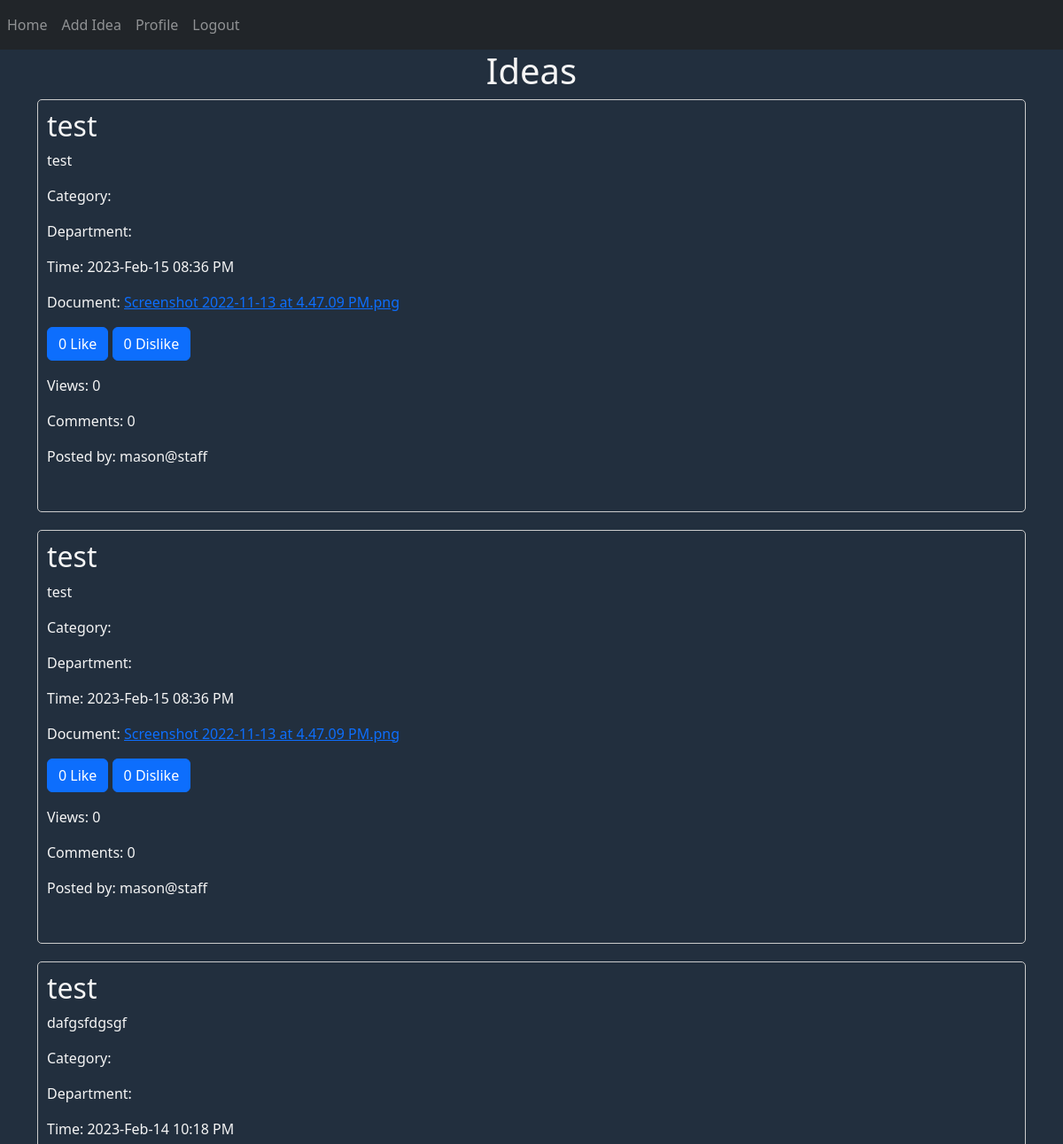
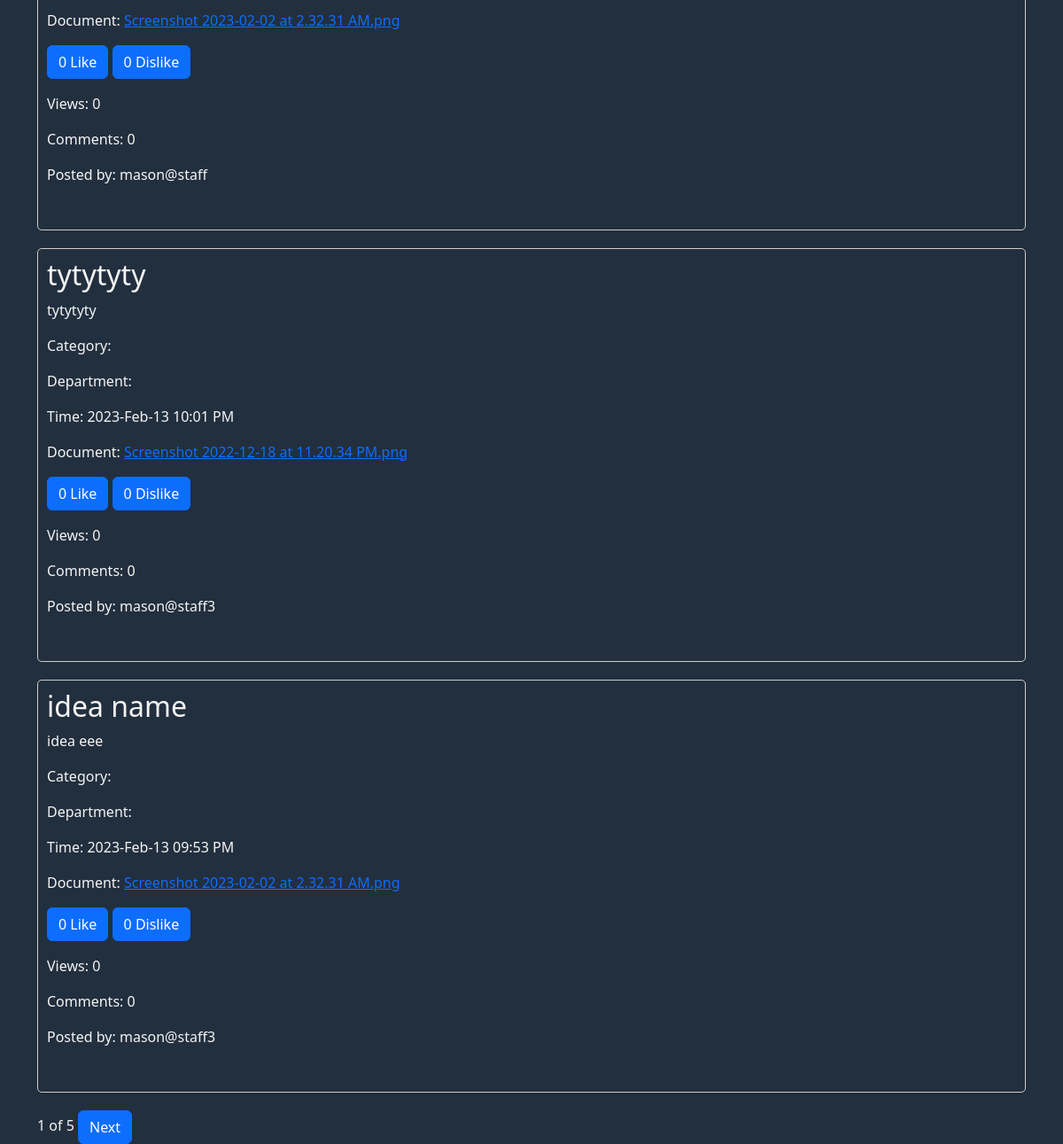
Page / (signed in) on the earlier database version (2 pictures, top to bottom).
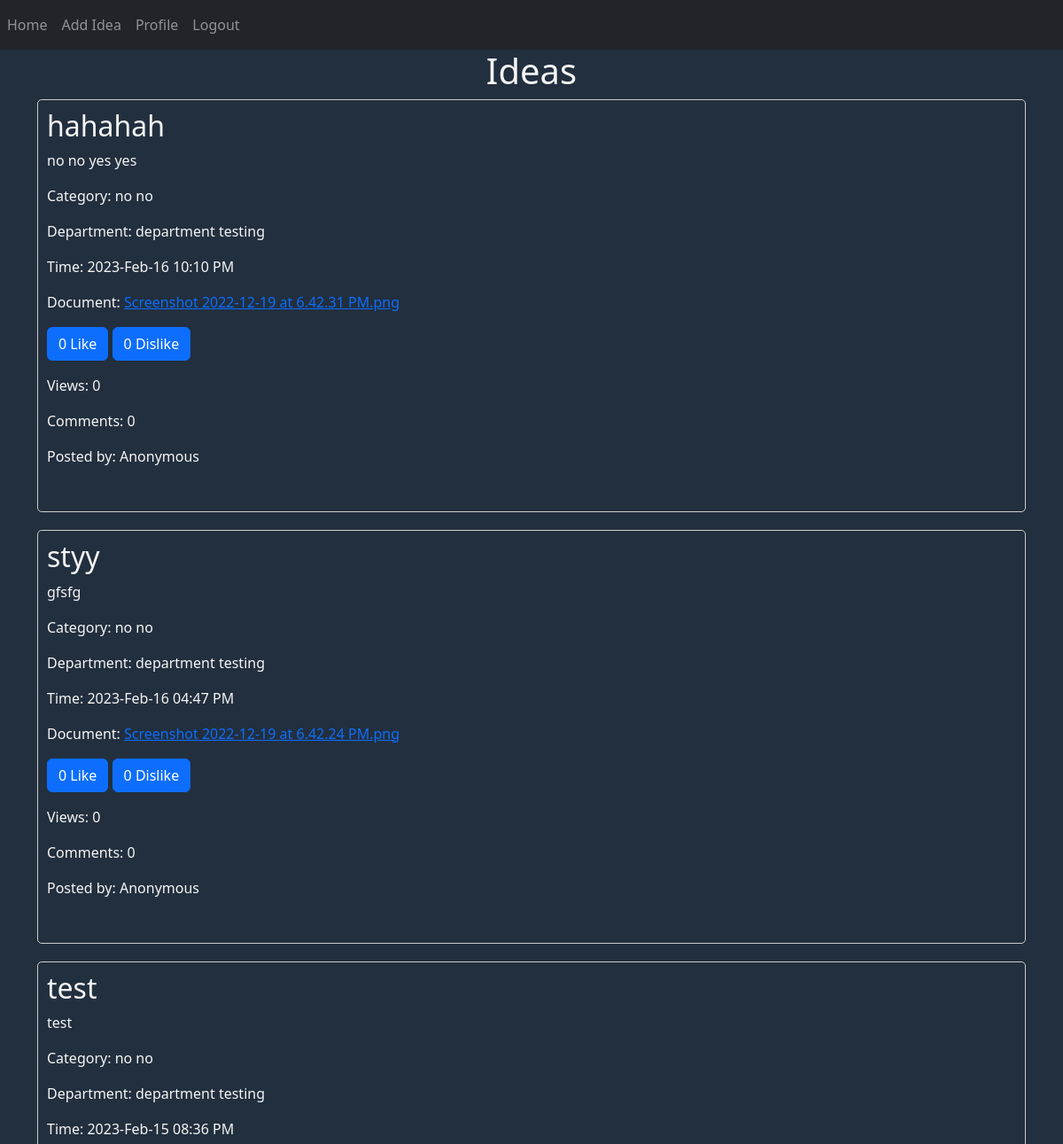
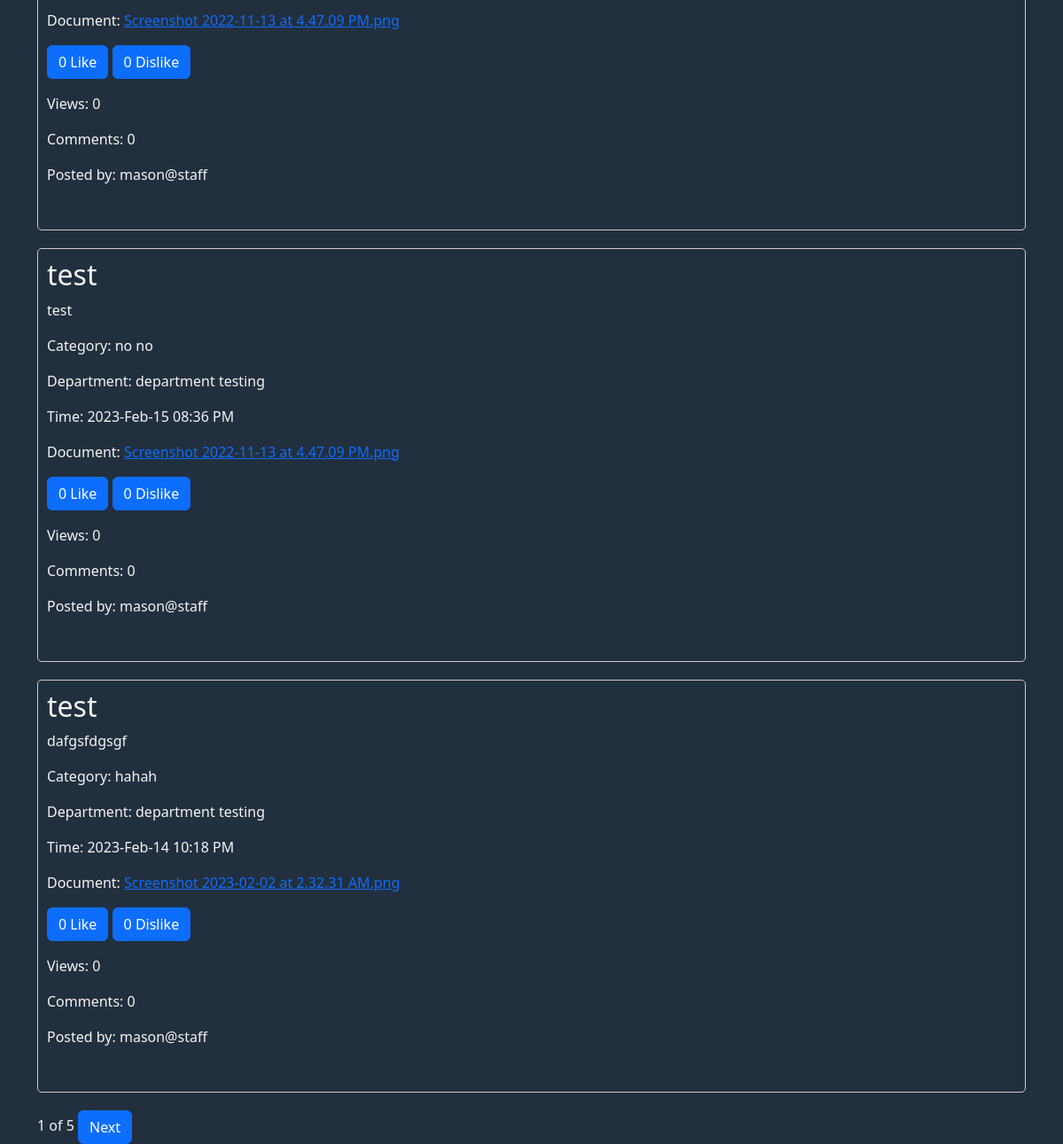
Same page on the later database version (2 pictures, top to bottom).
### website/models.py (models this page shows, shortened)
class Ideas(db.Model, UserMixin):
    id = db.Column(db.Integer, primary_key=True)
    staff_id = db.Column(db.Integer, db.ForeignKey('staff.id'))
    staff = db.relationship('Staff', backref='ideas')
    title = db.Column(db.String(150))
    category = db.Column(db.Integer, db.ForeignKey('category.id'))
    time = db.Column(db.DateTime(timezone=True), default=func.now())
    description = db.Column(db.String(1000))
    document = db.Column(db.String(150), nullable=False)
    anon = db.Column(Boolean, default=False)
    like = db.Column(db.Integer)
    dislike = db.Column(db.Integer)
    view_count = db.Column(db.Integer)
    comment_count = db.Column(db.Integer)
    comment = db.relationship('Comments')
    like_dislike_count = db.relationship('Like')

class Staff(db.Model, UserMixin):
    id = db.Column(db.Integer, primary_key=True)
    name = db.Column(db.String(150))
    department = db.Column(db.Integer, db.ForeignKey('department.id'))
    nrc = db.Column(db.String(150))
    role = db.Column(db.String(150))
    email = db.Column(db.String(150), unique=True)
    phone_no = db.Column(db.String(150), unique=True)
    address = db.Column(db.String(255))
    username = db.Column(db.String(150))
    password = db.Column(db.String(150))
    notification = db.relationship('Notifications')
    idea = db.relationship('Ideas')
    comment = db.relationship('Comments')
    like_dislike_count = db.relationship('Like')

class Category(db.Model, UserMixin):
    id = db.Column(db.Integer, primary_key=True)
    name = db.Column(db.String(150))

class Department(db.Model, UserMixin):
    id = db.Column(db.Integer, primary_key=True)
    name = db.Column(db.String(150))
    staff = db.relationship('Staff')

### website/views.py (the view)
@views.route('/', methods=['GET', 'POST'])
@login_required
def home():
    page = request.args.get('page', 1, type=int)
    ideas = Ideas.query.order_by(Ideas.time.desc()).paginate(page=page, per_page=5)
    categories = Category.query.all()
    departments = Department.query.all()
    category_list = {}
    department_list = {}
    for cat in categories:
        category_list[cat.id] = cat.name
    for dep in departments:
        department_list[dep.id] = dep.name
    print(department_list)
    return render_template('staff_home.html', ideas=ideas, user=current_user,
                           categories=category_list, departments=department_list)

### website/__init__.py (called while the page is built)
def create_app():
    app = Flask(__name__)
    app.config['SECRET_KEY'] = 'hjshjhdjah kjshkjdhjs'
    app.config['SQLALCHEMY_DATABASE_URI'] = f'sqlite:///{DB_NAME}'
    db.init_app(app)
    from .views import views
    from .auth import auth
    app.register_blueprint(views, url_prefix='/')
    app.register_blueprint(auth, url_prefix='/')
    from .models import Staff, Department, Comments, Category, Notifications, Admin, Ideas, Like, Settings
    with app.app_context():
        db.create_all()
    login_manager = LoginManager()
    login_manager.login_view = 'auth.login'
    login_manager.init_app(app)
    @login_manager.user_loader
    def load_user(id):
        return Staff.query.get(int(id))
    return app

### website/templates/staff_home.html (shortened to what this page needs)
{% extends "base.html" %}
{% block content %}
<h1 align="center">Ideas</h1>
<link rel="stylesheet" href="/static/ideas.css"/>
    <form method="POST">
      {% for idea in ideas.items %}
<div class="idea-box">
  <h2>{{ idea.title }}</h2>
  <p>{{ idea.description }}</p>
  <p>Category: {{ categories[idea.category] }}</p>
  <p>Department: {{ departments[idea.staff.department] }}</p>
  <p>Time: {{ idea.time.strftime('%Y-%b-%d %I:%M %p') }}</p>
  <p>Document: <a href="{{ url_for('views.home', filename=idea.document) }}">{{ idea.document }}</a></p>
  <p>
    <button type="button" class="btn btn-primary">{{ idea.like }} Like</button>
    <button type="button" class="btn btn-primary">{{ idea.dislike }} Dislike</button>
  </p>
  <p>Views: {{ idea.view_count }}</p>
  <p>Comments: {{ idea.comment_count }}</p>
  <p>Posted by: {% if idea.anon %}Anonymous{% else %}{{ idea.staff.name }}{% endif %}</p>
  <br>
</div>
{% endfor %}
    </form>
    <span class="pagination-info">{{ ideas.page }} of {{ ideas.pages }}</span>
    {% if ideas.has_next %}
    <a href="{{ url_for('views.home', page=ideas.next_num) }}" class="btn btn-primary">Next</a>
    {% endif %}
{% endblock %}

Differences in the rows shown:
no longer on this page (row edited): Ideas: title "tytytyty", description "tytytyty", time "2023-Feb-13 10:01 PM", document "Screenshot 2022-12-18 at 11.20.34 PM.png", like "0", dislike "0", view_count "0", comment_count "0", staff.name "mason@staff3"
no longer on this page (row edited): Ideas: title "idea name", description "idea eee", time "2023-Feb-13 09:53 PM", document "Screenshot 2023-02-02 at 2.32.31 AM.png", like "0", dislike "0", view_count "0", comment_count "0", staff.name "mason@staff3"
added Ideas: title "hahahah", description "no no yes yes", category.name "no no", time "2023-Feb-16 10:10 PM", document "Screenshot 2022-12-19 at 6.42.31 PM.png", like "0", dislike "0", view_count "0", comment_count "0", anon "Anonymous"
now on this page (row edited): Staff: department.name "department testing"
added Ideas: title "styy", description "gfsfg", category.name "no no", time "2023-Feb-16 04:47 PM", document "Screenshot 2022-12-19 at 6.42.24 PM.png", like "0", dislike "0", view_count "0", comment_count "0", anon "Anonymous"
changed Ideas (number 3 of 5 on the later page): category.name (not shown) → "no no"
changed Ideas (number 4 of 5 on the later page): category.name (not shown) → "no no"
changed Ideas "dafgsfdgsgf": category.name (not shown) → "hahah"
